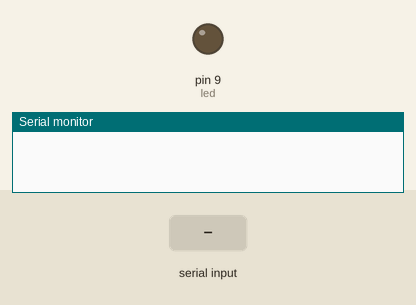
A sketch run on a simulated Arduino Uno, built with avr-gcc and run on an emulated ATmega328P. Shown: output pins drawn as LEDs (lit = HIGH), the last lines printed to the serial monitor. Inputs (shaded band) come from the test bench.

Above: at 1.2 s.
1.3 s: "90,45\n" received over Serial
At 2.5 s:
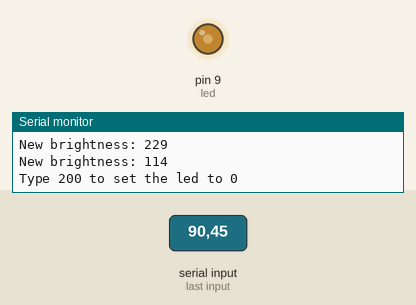
2.8 s: "5\n" received over Serial
At 3.5 s:
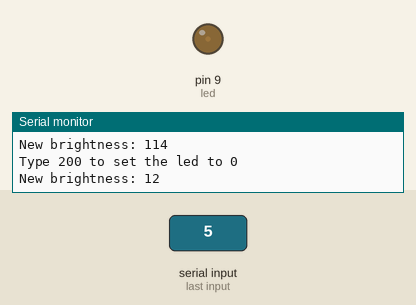
4.3 s: "90\n" received over Serial
At 4.7 s:
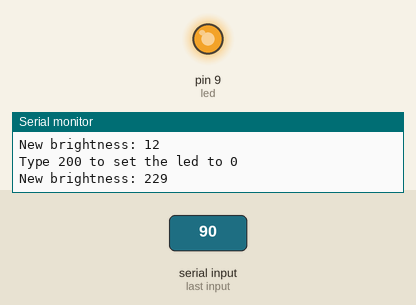
5.8 s: "30,150\n" received over Serial
At 7.0 s:
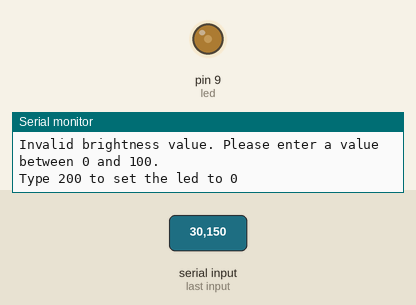
Timing chart, 0 to 8.3 s (numbered marks = the images above; inputs shaded):
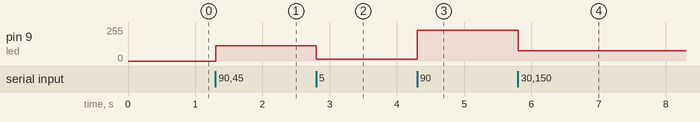

Measured:
- after the input at 1.3 s, pin 9 (led): 0/255 → 114/255 at once
- after the input at 2.8 s, pin 9 (led): 114/255 → 12/255 at once
- after the input at 4.3 s, pin 9 (led): 12/255 → 229/255 at once
- after the input at 5.8 s, pin 9 (led): 229/255 → 76/255 at once

The sketch:

led_fade_notimmer.ino
```cpp
int led = 9;           // PWM pin for the LED
int brightness = 0;     // Setting the brightness of the LED in %
int fadeAmount = 5;     // Fading step (0-255)
int previousBrightness = -1;  // Variable to store the previous brightness

void setup() {
  Serial.begin(9600);
  pinMode(led, OUTPUT);
}

void loop() {
  // Check if there is data available on the serial port
  while(Serial.available()) {
    // Read the integer value from the serial port
    int integerPercentage = Serial.parseInt();

    // Check if the value is within the valid range (0-100)
    if (integerPercentage > 0 && integerPercentage <= 100) {
      // Map the percentage to the PWM range (0-255)
      brightness = map(integerPercentage, 0, 100, 0, 255);

      // Check if the new brightness is different from the previous one
      if (brightness != previousBrightness) {
        // Update the LED brightness
        analogWrite(led, brightness);

        //
        // Print the new brightness to the serial port
        Serial.print("New brightness: ");
        Serial.println(brightness);

        // Update the previous brightness
        previousBrightness = brightness;
      }}
    else if (integerPercentage == 0){
      Serial.println("Type 200 to set the led to 0");
    }else if (integerPercentage == 200){
      analogWrite(led, LOW);
    } else {
      // Print an error message if the value is out of range
      Serial.println("Invalid brightness value. Please enter a value between 0 and 100.");
    }
  }

  // Add a short delay to avoid overwhelming the serial port

}
```
